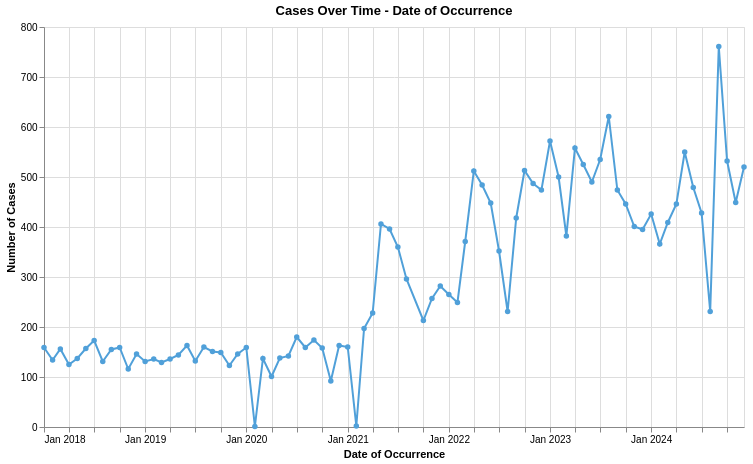

Here is the notebook cell this chart was saved with:
### Code cell
time_series_data = (
    df_cleaned
    .filter(pl.col('Cleaned Date').is_not_null())  # Remove null dates
    .with_columns(
        pl.col('Cleaned Date').str.to_date("%m/%d/%Y").alias('Date_parsed')  # Convert to actual date
    )
    .filter(pl.col('Date_parsed').dt.year().is_between(2018, 2024)) 
    .with_columns(
        pl.col('Date_parsed').dt.truncate('1mo').alias('Month')
    )
    .group_by('Month')
    .len()
    .sort('Month')
    .rename({'len': 'Case Count'})
)

# Create the time series chart
time_series_chart = alt.Chart(time_series_data).mark_line(
    point=True,
    strokeWidth=2
).encode(
    x=alt.X('Month:T', 
            title='Date of Occurrence',
            axis=alt.Axis(format='%b %Y')  # Format as "Jan 2021"
    ),
    y=alt.Y('Case Count:Q', 
            title='Number of Cases'
    ),
    color=alt.value("#50a0d9"),
    tooltip=[
        alt.Tooltip('Month:T', format='%B %d, %Y', title='Date'),
        alt.Tooltip('Case Count:Q', title='Cases')
    ]
).properties(
    width=700,
    height=400,
    title='Cases Over Time - Date of Occurrence'
)

time_series_chart

### Figure 1 — Vega specification as saved in the notebook (floating-point values rounded to 4 significant figures)
{"$schema": "https://vega.github.io/schema/vega/v5.json", "data": [{"name": "source_0", "values": [{"Case Count": 159, "Month": "2018-01-01T00:00:00.000"}, {"Case Count": 134, "Month": "2018-02-01T00:00:00.000"}, {"Case Count": 156, "Month": "2018-03-01T00:00:00.000"}, {"Case Count": 125, "Month": "2018-04-01T00:00:00.000"}, {"Case Count": 137, "Month": "2018-05-01T00:00:00.000"}, {"Case Count": 157, "Month": "2018-06-01T00:00:00.000"}, {"Case Count": 173, "Month": "2018-07-01T00:00:00.000"}, {"Case Count": 131, "Month": "2018-08-01T00:00:00.000"}, {"Case Count": 155, "Month": "2018-09-01T00:00:00.000"}, {"Case Count": 159, "Month": "2018-10-01T00:00:00.000"}, {"Case Count": 116, "Month": "2018-11-01T00:00:00.000"}, {"Case Count": 146, "Month": "2018-12-01T00:00:00.000"}, {"Case Count": 131, "Month": "2019-01-01T00:00:00.000"}, {"Case Count": 136, "Month": "2019-02-01T00:00:00.000"}, {"Case Count": 129, "Month": "2019-03-01T00:00:00.000"}, {"Case Count": 136, "Month": "2019-04-01T00:00:00.000"}, {"Case Count": 144, "Month": "2019-05-01T00:00:00.000"}, {"Case Count": 163, "Month": "2019-06-01T00:00:00.000"}, {"Case Count": 132, "Month": "2019-07-01T00:00:00.000"}, {"Case Count": 160, "Month": "2019-08-01T00:00:00.000"}, {"Case Count": 151, "Month": "2019-09-01T00:00:00.000"}, {"Case Count": 149, "Month": "2019-10-01T00:00:00.000"}, {"Case Count": 123, "Month": "2019-11-01T00:00:00.000"}, {"Case Count": 146, "Month": "2019-12-01T00:00:00.000"}, {"Case Count": 159, "Month": "2020-01-01T00:00:00.000"}, {"Case Count": 1, "Month": "2020-02-01T00:00:00.000"}, {"Case Count": 137, "Month": "2020-03-01T00:00:00.000"}, {"Case Count": 101, "Month": "2020-04-01T00:00:00.000"}, {"Case Count": 138, "Month": "2020-05-01T00:00:00.000"}, {"Case Count": 142, "Month": "2020-06-01T00:00:00.000"}, {"Case Count": 180, "Month": "2020-07-01T00:00:00.000"}, {"Case Count": 159, "Month": "2020-08-01T00:00:00.000"}, {"Case Count": 174, "Month": "2020-09-01T00:00:00.000"}, {"Case Count": 158, "Month": "2020-10-01T00:00:00.000"}, {"Case Count": 92, "Month": "2020-11-01T00:00:00.000"}, {"Case Count": 163, "Month": "2020-12-01T00:00:00.000"}, {"Case Count": 160, "Month": "2021-01-01T00:00:00.000"}, {"Case Count": 2, "Month": "2021-02-01T00:00:00.000"}, {"Case Count": 197, "Month": "2021-03-01T00:00:00.000"}, {"Case Count": 228, "Month": "2021-04-01T00:00:00.000"}, {"Case Count": 406, "Month": "2021-05-01T00:00:00.000"}, {"Case Count": 396, "Month": "2021-06-01T00:00:00.000"}, {"Case Count": 360, "Month": "2021-07-01T00:00:00.000"}, {"Case Count": 296, "Month": "2021-08-01T00:00:00.000"}, {"Case Count": 213, "Month": "2021-10-01T00:00:00.000"}, {"Case Count": 257, "Month": "2021-11-01T00:00:00.000"}, {"Case Count": 282, "Month": "2021-12-01T00:00:00.000"}, {"Case Count": 265, "Month": "2022-01-01T00:00:00.000"}, {"Case Count": 249, "Month": "2022-02-01T00:00:00.000"}, {"Case Count": 371, "Month": "2022-03-01T00:00:00.000"}, {"Case Count": 512, "Month": "2022-04-01T00:00:00.000"}, {"Case Count": 484, "Month": "2022-05-01T00:00:00.000"}, {"Case Count": 448, "Month": "2022-06-01T00:00:00.000"}, {"Case Count": 352, "Month": "2022-07-01T00:00:00.000"}, {"Case Count": 231, "Month": "2022-08-01T00:00:00.000"}, {"Case Count": 418, "Month": "2022-09-01T00:00:00.000"}, {"Case Count": 513, "Month": "2022-10-01T00:00:00.000"}, {"Case Count": 487, "Month": "2022-11-01T00:00:00.000"}, {"Case Count": 474, "Month": "2022-12-01T00:00:00.000"}, {"Case Count": 572, "Month": "2023-01-01T00:00:00.000"}, {"Case Count": 500, "Month": "2023-02-01T00:00:00.000"}, {"Case Count": 382, "Month": "2023-03-01T00:00:00.000"}, {"Case Count": 558, "Month": "2023-04-01T00:00:00.000"}, {"Case Count": 525, "Month": "2023-05-01T00:00:00.000"}, {"Case Count": 490, "Month": "2023-06-01T00:00:00.000"}, {"Case Count": 535, "Month": "2023-07-01T00:00:00.000"}, {"Case Count": 621, "Month": "2023-08-01T00:00:00.000"}, {"Case Count": 474, "Month": "2023-09-01T00:00:00.000"}, {"Case Count": 446, "Month": "2023-10-01T00:00:00.000"}, {"Case Count": 401, "Month": "2023-11-01T00:00:00.000"}, {"Case Count": 395, "Month": "2023-12-01T00:00:00.000"}, {"Case Count": 426, "Month": "2024-01-01T00:00:00.000"}, {"Case Count": 366, "Month": "2024-02-01T00:00:00.000"}, {"Case Count": 409, "Month": "2024-03-01T00:00:00.000"}, {"Case Count": 446, "Month": "2024-04-01T00:00:00.000"}, {"Case Count": 550, "Month": "2024-05-01T00:00:00.000"}, {"Case Count": 479, "Month": "2024-06-01T00:00:00.000"}, {"Case Count": 428, "Month": "2024-07-01T00:00:00.000"}, {"Case Count": 231, "Month": "2024-08-01T00:00:00.000"}, {"Case Count": 761, "Month": "2024-09-01T00:00:00.000"}, {"Case Count": 532, "Month": "2024-10-01T00:00:00.000"}, {"Case Count": 449, "Month": "2024-11-01T00:00:00.000"}, {"Case Count": 520, "Month": "2024-12-01T00:00:00.000"}], "transform": [{"type": "formula", "expr": "toDate(datum['Month'])", "as": "Month"}]}, {"name": "data_0", "values": [{"Case Count": 159, "Month": "2018-01-01T00:00:00.000"}, {"Case Count": 134, "Month": "2018-02-01T00:00:00.000"}, {"Case Count": 156, "Month": "2018-03-01T00:00:00.000"}, {"Case Count": 125, "Month": "2018-04-01T00:00:00.000"}, {"Case Count": 137, "Month": "2018-05-01T00:00:00.000"}, {"Case Count": 157, "Month": "2018-06-01T00:00:00.000"}, {"Case Count": 173, "Month": "2018-07-01T00:00:00.000"}, {"Case Count": 131, "Month": "2018-08-01T00:00:00.000"}, {"Case Count": 155, "Month": "2018-09-01T00:00:00.000"}, {"Case Count": 159, "Month": "2018-10-01T00:00:00.000"}, {"Case Count": 116, "Month": "2018-11-01T00:00:00.000"}, {"Case Count": 146, "Month": "2018-12-01T00:00:00.000"}, {"Case Count": 131, "Month": "2019-01-01T00:00:00.000"}, {"Case Count": 136, "Month": "2019-02-01T00:00:00.000"}, {"Case Count": 129, "Month": "2019-03-01T00:00:00.000"}, {"Case Count": 136, "Month": "2019-04-01T00:00:00.000"}, {"Case Count": 144, "Month": "2019-05-01T00:00:00.000"}, {"Case Count": 163, "Month": "2019-06-01T00:00:00.000"}, {"Case Count": 132, "Month": "2019-07-01T00:00:00.000"}, {"Case Count": 160, "Month": "2019-08-01T00:00:00.000"}, {"Case Count": 151, "Month": "2019-09-01T00:00:00.000"}, {"Case Count": 149, "Month": "2019-10-01T00:00:00.000"}, {"Case Count": 123, "Month": "2019-11-01T00:00:00.000"}, {"Case Count": 146, "Month": "2019-12-01T00:00:00.000"}, {"Case Count": 159, "Month": "2020-01-01T00:00:00.000"}, {"Case Count": 1, "Month": "2020-02-01T00:00:00.000"}, {"Case Count": 137, "Month": "2020-03-01T00:00:00.000"}, {"Case Count": 101, "Month": "2020-04-01T00:00:00.000"}, {"Case Count": 138, "Month": "2020-05-01T00:00:00.000"}, {"Case Count": 142, "Month": "2020-06-01T00:00:00.000"}, {"Case Count": 180, "Month": "2020-07-01T00:00:00.000"}, {"Case Count": 159, "Month": "2020-08-01T00:00:00.000"}, {"Case Count": 174, "Month": "2020-09-01T00:00:00.000"}, {"Case Count": 158, "Month": "2020-10-01T00:00:00.000"}, {"Case Count": 92, "Month": "2020-11-01T00:00:00.000"}, {"Case Count": 163, "Month": "2020-12-01T00:00:00.000"}, {"Case Count": 160, "Month": "2021-01-01T00:00:00.000"}, {"Case Count": 2, "Month": "2021-02-01T00:00:00.000"}, {"Case Count": 197, "Month": "2021-03-01T00:00:00.000"}, {"Case Count": 228, "Month": "2021-04-01T00:00:00.000"}, {"Case Count": 406, "Month": "2021-05-01T00:00:00.000"}, {"Case Count": 396, "Month": "2021-06-01T00:00:00.000"}, {"Case Count": 360, "Month": "2021-07-01T00:00:00.000"}, {"Case Count": 296, "Month": "2021-08-01T00:00:00.000"}, {"Case Count": 213, "Month": "2021-10-01T00:00:00.000"}, {"Case Count": 257, "Month": "2021-11-01T00:00:00.000"}, {"Case Count": 282, "Month": "2021-12-01T00:00:00.000"}, {"Case Count": 265, "Month": "2022-01-01T00:00:00.000"}, {"Case Count": 249, "Month": "2022-02-01T00:00:00.000"}, {"Case Count": 371, "Month": "2022-03-01T00:00:00.000"}, {"Case Count": 512, "Month": "2022-04-01T00:00:00.000"}, {"Case Count": 484, "Month": "2022-05-01T00:00:00.000"}, {"Case Count": 448, "Month": "2022-06-01T00:00:00.000"}, {"Case Count": 352, "Month": "2022-07-01T00:00:00.000"}, {"Case Count": 231, "Month": "2022-08-01T00:00:00.000"}, {"Case Count": 418, "Month": "2022-09-01T00:00:00.000"}, {"Case Count": 513, "Month": "2022-10-01T00:00:00.000"}, {"Case Count": 487, "Month": "2022-11-01T00:00:00.000"}, {"Case Count": 474, "Month": "2022-12-01T00:00:00.000"}, {"Case Count": 572, "Month": "2023-01-01T00:00:00.000"}, {"Case Count": 500, "Month": "2023-02-01T00:00:00.000"}, {"Case Count": 382, "Month": "2023-03-01T00:00:00.000"}, {"Case Count": 558, "Month": "2023-04-01T00:00:00.000"}, {"Case Count": 525, "Month": "2023-05-01T00:00:00.000"}, {"Case Count": 490, "Month": "2023-06-01T00:00:00.000"}, {"Case Count": 535, "Month": "2023-07-01T00:00:00.000"}, {"Case Count": 621, "Month": "2023-08-01T00:00:00.000"}, {"Case Count": 474, "Month": "2023-09-01T00:00:00.000"}, {"Case Count": 446, "Month": "2023-10-01T00:00:00.000"}, {"Case Count": 401, "Month": "2023-11-01T00:00:00.000"}, {"Case Count": 395, "Month": "2023-12-01T00:00:00.000"}, {"Case Count": 426, "Month": "2024-01-01T00:00:00.000"}, {"Case Count": 366, "Month": "2024-02-01T00:00:00.000"}, {"Case Count": 409, "Month": "2024-03-01T00:00:00.000"}, {"Case Count": 446, "Month": "2024-04-01T00:00:00.000"}, {"Case Count": 550, "Month": "2024-05-01T00:00:00.000"}, {"Case Count": 479, "Month": "2024-06-01T00:00:00.000"}, {"Case Count": 428, "Month": "2024-07-01T00:00:00.000"}, {"Case Count": 231, "Month": "2024-08-01T00:00:00.000"}, {"Case Count": 761, "Month": "2024-09-01T00:00:00.000"}, {"Case Count": 532, "Month": "2024-10-01T00:00:00.000"}, {"Case Count": 449, "Month": "2024-11-01T00:00:00.000"}, {"Case Count": 520, "Month": "2024-12-01T00:00:00.000"}], "transform": [{"type": "formula", "expr": "toDate(datum['Month'])", "as": "Month"}]}], "marks": [{"type": "line", "name": "layer_0_marks", "from": {"data": "source_0"}, "sort": {"field": "x"}, "encode": {"update": {"y": {"field": "Case Count", "scale": "y"}, "defined": {"signal": "isValid(datum[\"Month\"]) && isFinite(+datum[\"Month\"]) && isValid(datum[\"Case Count\"]) && isFinite(+datum[\"Case Count\"])"}, "stroke": {"value": "#50a0d9"}, "tooltip": {"signal": "{\"Date\": timeFormat(datum[\"Month\"], '%B %d, %Y'), \"Cases\": format(datum[\"Case Count\"], \"\")}"}, "x": {"field": "Month", "scale": "x"}, "strokeWidth": {"value": 2}}}, "style": ["line"]}, {"type": "symbol", "name": "layer_1_marks", "from": {"data": "data_0"}, "encode": {"update": {"tooltip": {"signal": "{\"Date\": timeFormat(datum[\"Month\"], '%B %d, %Y'), \"Cases\": format(datum[\"Case Count\"], \"\")}"}, "y": {"field": "Case Count", "scale": "y"}, "x": {"field": "Month", "scale": "x"}, "opacity": {"value": 1}, "fill": {"value": "#50a0d9"}}}, "style": ["point"]}], "scales": [{"name": "x", "type": "time", "domain": {"fields": [{"data": "source_0", "field": "Month"}, {"data": "data_0", "field": "Month"}]}, "range": [0, {"signal": "width"}]}, {"name": "y", "type": "linear", "domain": {"fields": [{"data": "source_0", "field": "Case Count"}, {"data": "data_0", "field": "Case Count"}]}, "range": [{"signal": "height"}, 0], "zero": true, "nice": true}], "axes": [{"scale": "x", "labels": false, "aria": false, "grid": true, "orient": "bottom", "maxExtent": 0, "tickCount": {"signal": "ceil(width/40)"}, "minExtent": 0, "domain": false, "gridScale": "y", "ticks": false, "zindex": 0}, {"scale": "y", "minExtent": 0, "tickCount": {"signal": "ceil(height/40)"}, "gridScale": "x", "labels": false, "domain": false, "orient": "left", "aria": false, "ticks": false, "zindex": 0, "grid": true, "maxExtent": 0}, {"scale": "x", "title": "Date of Occurrence", "orient": "bottom", "labelFlush": true, "labelOverlap": true, "tickCount": {"signal": "ceil(width/40)"}, "format": "%b %Y", "zindex": 0, "grid": false}, {"scale": "y", "orient": "left", "labelOverlap": true, "tickCount": {"signal": "ceil(height/40)"}, "title": "Number of Cases", "zindex": 0, "grid": false}], "title": {"text": "Cases Over Time - Date of Occurrence", "frame": "group"}, "height": 400, "background": "white", "style": "cell", "width": 700, "padding": 5}
